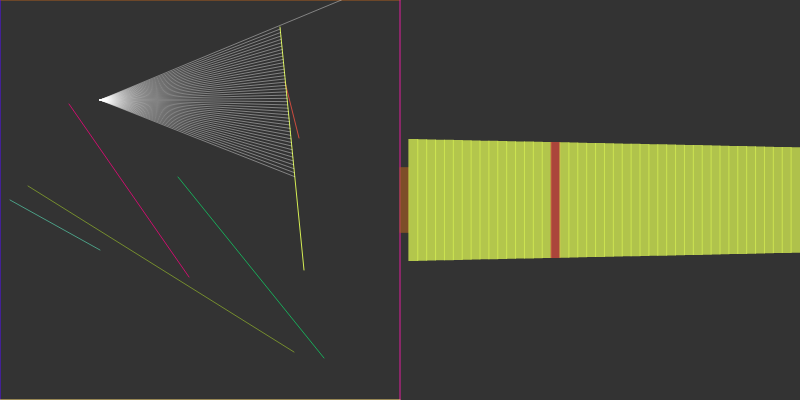
Frame 1 (no input)
Frame 60 (no input): identical to frame 1, image omitted
Frame 120 (the mouse pressed at the canvas centre since frame 60): identical to frame 1, image omitted

The p5.js sketch that drew this single still picture (run headless with seeded random() and noise() and a simulated clock; from frame 60 on, the mouse is pressed at the canvas centre):

// p5.js sketch
// ── sketch.js
let walls = []
let particle

const sceneW = 400
const sceneH = 400
let sliderFOV

function setup() {
    createCanvas(800, 400)

    for (let i = 0; i < 5; i++) {
        const x1 = floor(random(sceneW))
        const y1 = floor(random(sceneH))
        const x2 = floor(random(sceneW))
        const y2 = floor(random(sceneH))
        walls.push(Boundary(x1, y1, x2, y2))
    }
    walls.push(Boundary(10, 200, 100, 250))
    walls.push(Boundary(0, 0, sceneW, 0))
    walls.push(Boundary(sceneH, 0, sceneW, sceneH))
    walls.push(Boundary(0, 0, 0, sceneH))
    walls.push(Boundary(sceneW, sceneH, 0, sceneH))
    particle = Particle()

    sliderFOV = createSlider(0, 360, 45)
    sliderFOV.input(changeFOV)
}

function changeFOV() {
    const FOV = sliderFOV.value()
    particle.updateFOV(FOV)
}


function draw() {
    if (movedX > 0) {
        particle.rotate(0.05)
    } else if (movedX < 0) {
        particle.rotate(-0.05)
    }
    if (keyIsDown(65)) {
        particle.moveLateral(1)
    }
    if (keyIsDown(68)) {
        particle.moveLateral(-1)
    }
    if (keyIsDown(87)) {
        particle.moveFrontal(1)
    }
    if (keyIsDown(83)) {
        particle.moveFrontal(-1)
    }

    background(51)
    for (const wall of walls) {
        wall.show()
    }
    setTimeout(particle.colides(walls[5]), 1000)

    particle.show()
    const scene = particle.look(walls)
    const w = sceneW / scene.length

    push()
    noStroke()
    rectMode(CENTER)
    translate(sceneW, 0)

    for (let i = 0; i < scene.length; i++) {
        const sq = scene[i].record * scene[i].record
        const wSq = sceneW * sceneW
        const b = map(sq, 0, wSq, 255, 0)
        const h = map(scene[i].record, 0, sceneW, sceneH, 0)
        fill(scene[i].colors.r, scene[i].colors.g, scene[i].colors.b, b)
        rect(i * w + w / 2, sceneH / 2, w + 1, 100 * h / scene[i].record)

    }
    pop()
}

function mousePressed() {
    if (mouseButton === RIGHT) requestPointerLock()
}
// ── boundary.js
let Boundary = function (x1, y1, x2, y2) {
    return {
        a: createVector(x1, y1),
        b: createVector(x2, y2),
        colors: {
            r: floor(random(255)),
            g: floor(random(255)),
            b: floor(random(255)),
        },

        show() {
            push()
            stroke(this.colors.r, this.colors.g, this.colors.b)
            line(this.a.x, this.a.y, this.b.x, this.b.y)
            pop()
        },
    }
}
// ── particle.js
let Particle = function () {
    let pos = createVector(100, 100)
    let rays = []
    let heading = 0
    let fov = 45

    for (let a = -fov / 2; a < fov / 2; a += 1) {
        rays.push(Ray(pos, radians(a)))
    }

    function colides(wall) {
        // for (const wall of walls) {

        // let d = dist(wall.a.x, wall.a.y, wall.b.x, wall.b.y)

    
        // }

    }
    function updateFOV(FOV) {
        fov = FOV
        rays = []
        for (let a = -fov / 2; a < fov / 2; a += 1) {
            rays.push(Ray(pos, radians(a) + heading))
        }

    }

    function moveFrontal(amt) {
        const vel = p5.Vector.fromAngle(heading)
        vel.setMag(amt)
        pos.add(vel)
    }
    function moveLateral(amt) {
        const vel = p5.Vector.fromAngle(heading - 90)
        vel.setMag(amt)
        pos.add(vel)
    }

    function rotate(angle) {
        heading += angle
        let index = 0
        for (let a = -fov / 2; a < fov / 2; a += 1) {
            rays[index].setAngle(radians(a) + heading)
            index++
        }
    }

    function show() {
        fill(255)
        for (const ray of rays) {
            ray.show()
        }
    }

    function look(walls) {
        const scene = []
        for (const ray of rays) {
            let closest = null
            let record = Infinity

            let obj = {
                colors: null
            }
            for (const wall of walls) {
                const pt = ray.cast(wall)
                if (pt) {
                    let d = p5.Vector.dist(pos, pt)

                    const a = ray.dir.heading() - heading
                    d *= cos(a)
                    if (d < record) {
                        record = d
                        obj.colors = wall.colors
                        closest = pt
                    }
                }
            }
            if (closest) {
                line(pos.x, pos.y, closest.x, closest.y)
            }
            obj.record = record
            scene.push(obj)

        }

        return scene
    }
    return { pos, rays, show, look, rotate, moveFrontal, moveLateral, colides, updateFOV }

}
// ── ray.js
let Ray = function (pos, angle) {
    return {
        pos,
        dir: p5.Vector.fromAngle(angle),

        lookAt(x, y) {
            this.dir.x = x - this.pos.x
            this.dir.y = y - this.pos.y
            this.dir.normalize()
        },
        show() {
            stroke(255, 100)
            push()
            translate(this.pos, this.y)
            pop()
        },

        cast(wall) {
            const x1 = wall.a.x
            const y1 = wall.a.y
            const x2 = wall.b.x
            const y2 = wall.b.y

            const x3 = this.pos.x
            const y3 = this.pos.y
            const x4 = this.pos.x + this.dir.x
            const y4 = this.pos.y + this.dir.y

            const den = (x1 - x2) * (y3 - y4) - (y1 - y2) * (x3 - x4)
            if (den == 0) return

            const t = ((x1 - x3) * (y3 - y4) - (y1 - y3) * (x3 - x4)) / den
            const u = -((x1 - x2) * (y1 - y3) - (y1 - y2) * (x1 - x3)) / den

            if (t > 0 && t < 1 && u > 0) {
                const pt = createVector()
                pt.x = x1 + t * (x2 - x1)
                pt.y = y1 + t * (y2 - y1)
                return pt
            } else {
                return
            }
        },

        setAngle(angle) {
            this.dir = p5.Vector.fromAngle(angle)
        }
    }
}
